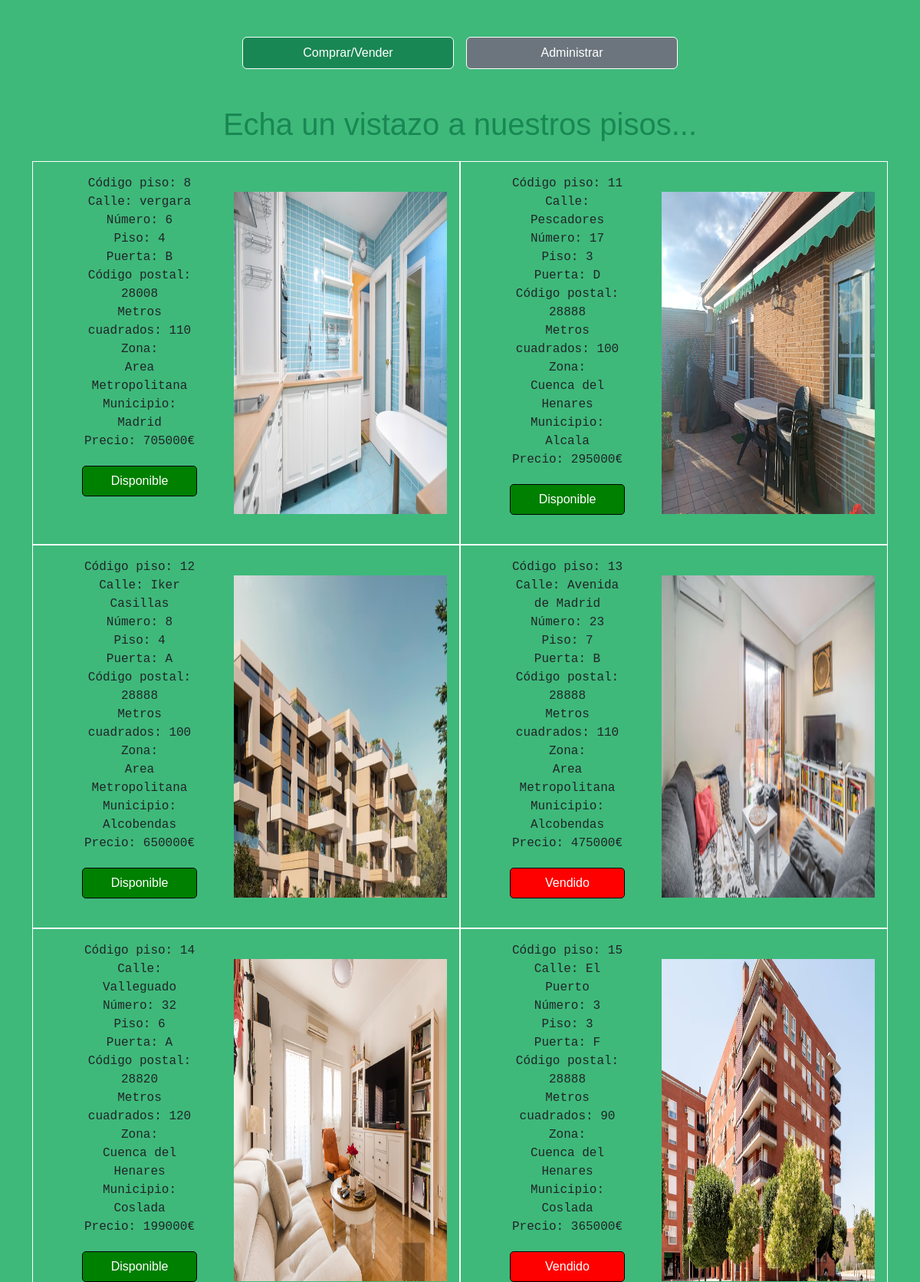
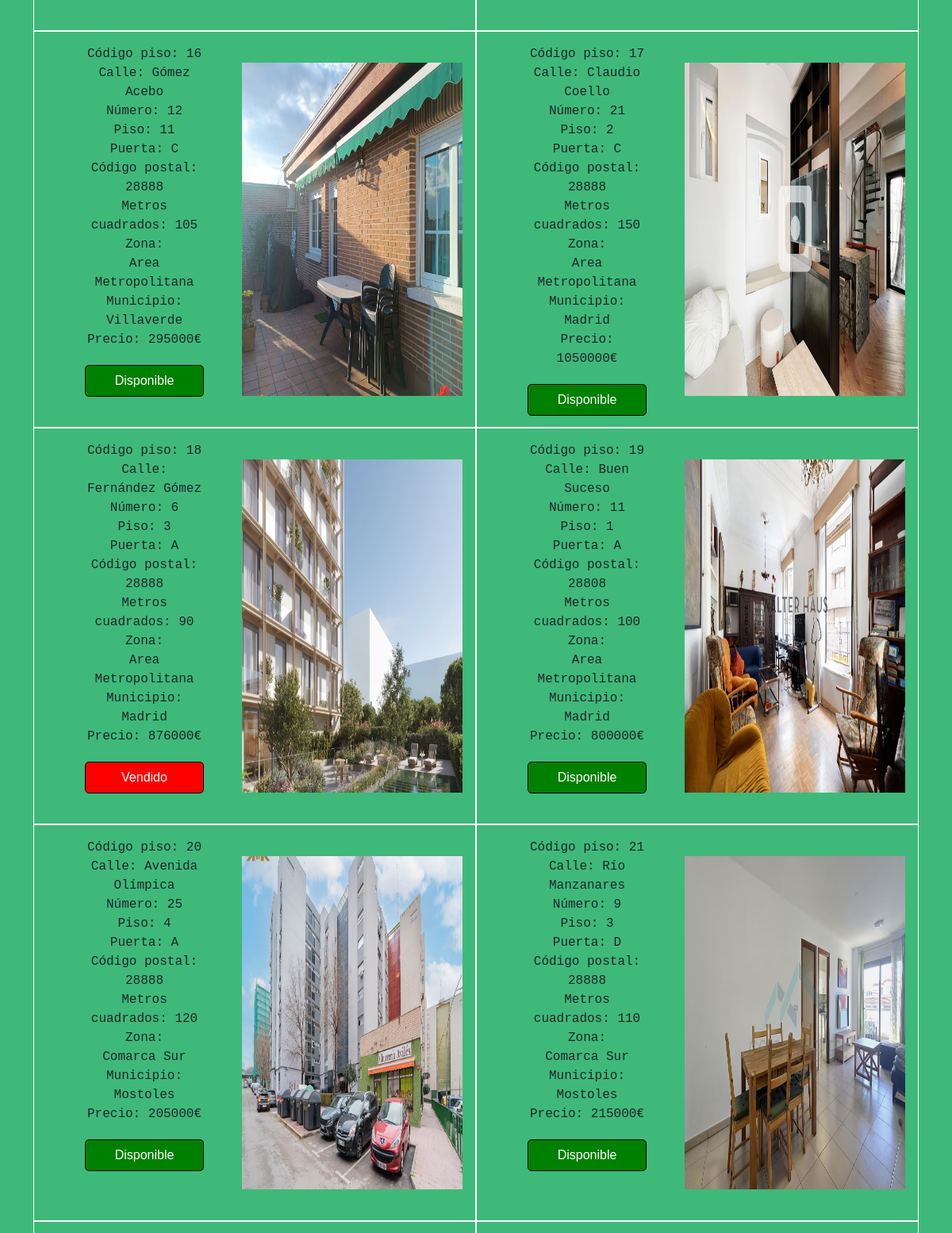
Page /Sanchez_Laura_Practica2_codigo/index.php (upper part) on the committed database (2 pictures, top to bottom).
### tables this page shows
CREATE TABLE `pisos` (
  `Codigo_piso` int(11) NOT NULL,
  `calle` varchar(40) NOT NULL,
  `numero` int(11) NOT NULL,
  `piso` int(11) NOT NULL,
  `puerta` varchar(5) NOT NULL,
  `cp` int(11) NOT NULL,
  `metros` int(11) NOT NULL,
  `zona` varchar(30) NOT NULL,
  `municipio` varchar(30) DEFAULT NULL,
  `precio` float NOT NULL,
  `imagen` varchar(100) NOT NULL,
  `usuario_id` int(5) DEFAULT NULL,
  `estado` varchar(10) NOT NULL DEFAULT 'Disponible'
);

### Sanchez_Laura_Practica2_codigo/comun.php (the view, shortened to what this page needs)
<!DOCTYPE html>
<html lang="en">
<head>
</head>
<body>
    <?php
    function mostrarDatosPiso($row){
        echo
        "Código piso: " . $row["Codigo_piso"]."<br>"."Calle: " . $row["calle"]."<br>". "  Número: "
        . $row["numero"]."<br>". " Piso: " . $row["piso"]."<br>".  "Puerta: " . $row["puerta"]."<br>"."Código postal: " . $row["cp"]."<br>"
        ."Metros cuadrados: " . $row["metros"]."<br>"."Zona: " ."<br>". $row["zona"]."<br>"."Municipio: " . $row["municipio"]."<br>"."Precio: " . $row["precio"]."€"."<br>";
    }
    function mostrarImagenPiso1($row){
        print("<div class='imagenPiso w-55 d-flex align-items-center'>");
        print("<img src='./img/$row[imagen]' width=100%; height=90%;>");
        print("</div>");
    }
?>
</body>
</html>

### Sanchez_Laura_Practica2_codigo/index.php (shortened to what this page needs)
<?php
require 'comun.php';
?>
<!DOCTYPE html>
<html lang="en">
<head>
    <link href="https://cdn.jsdelivr.net/npm/bootstrap@5.3.3/dist/css/bootstrap.min.css" rel="stylesheet">
<link rel="stylesheet" href="estilos.css">
</head>
<body>
<?php
$conexion = mysqli_connect('localhost', 'root','','inmobiliaria');
$sql = "SELECT * FROM pisos;";
$resultado=mysqli_query($conexion, $sql);
if (mysqli_num_rows($resultado) > 0) {
    print("<div class='comprarVender m-5 d-flex justify-content-center'>
    <button type='button' class='btn btn-success py-2 px-3 me-3 w-25 border border-white'><a class='text-white text-decoration-none' href='inicioRegistro.php'>Comprar/Vender</a></button>
    <button type='button' class='btn btn-secondary py-2 px-3 w-25 border border-white'><a class='text-white text-decoration-none' href='inicioRegistro.php'>Administrar</a></button>");
    print("</div>");
    print("<h1 class='text-center mb-4 text-success' id='indexH1'>Echa un vistazo a nuestros pisos... </h1>");
    print("<div class='container d-flex justify-content-center flex-row flex-wrap w-100 '>");
    while($row = mysqli_fetch_assoc($resultado)) {
        print("<div class='anuncio m-0 d-flex justify-content-center p-3 border border-white w-50'>");
            print("<div class='descripcionPiso  text-center font-monospace w-45 mx-5'>");
                mostrarDatosPiso($row);
                if($row['estado']=="Disponible"){
                    print("<div id='estadoPisoD'><p>Disponible</p></div>");
                }
                else{
                    print("<div id='estadoPisoV'><p>Vendido</p></div>");
                }
            print("</div>");
            mostrarImagenPiso1($row);
        print("</div>");
    }
    print("</div>");}
?>
</body>
</html>

### Sanchez_Laura_Practica2_codigo/estilos.css (style rules this page uses)
* { font-family: 'Franklin Gothic Medium', 'Arial Narrow', Arial, sans-serif; }
body { background-color: #3eb97a; }
#estadoPisoD { background-color: green; width: 150px; height: 40px; border:1px solid black; border-radius: 5px; text-align: center; margin:auto; margin-top:20px; padding:2px; }
#estadoPisoV { background-color:red; width: 150px; height: 40px; border:1px solid black; border-radius: 5px; text-align: center; margin:auto; margin-top:20px; padding:2px; }
#estadoPisoD p,#estadoPisoV p { color:white; margin:auto; margin-top:5px; }
.anuncio { height: 500px!important;; }

### rows in the picture
pisos: Codigo_piso "8", calle "vergara", numero "6", piso "4", puerta "B", cp "28008", metros "110", zona "Area Metropolitana", municipio "Madrid", precio "705000", estado "Disponible", imagen (picture)
pisos: Codigo_piso "11", calle "Pescadores", numero "17", piso "3", puerta "D", cp "28888", metros "100", zona "Cuenca del Henares", municipio "Alcala", precio "295000", estado "Disponible", imagen (picture)
pisos: Codigo_piso "12", calle "Iker Casillas", numero "8", piso "4", puerta "A", cp "28888", metros "100", zona "Area Metropolitana", municipio "Alcobendas", precio "650000", estado "Disponible", imagen (picture)
pisos: Codigo_piso "13", calle "Avenida de Madrid", numero "23", piso "7", puerta "B", cp "28888", metros "110", zona "Area Metropolitana", municipio "Alcobendas", precio "475000", estado "Vendido", imagen (picture)
pisos: Codigo_piso "14", calle "Valleguado", numero "32", piso "6", puerta "A", cp "28820", metros "120", zona "Cuenca del Henares", municipio "Coslada", precio "199000", estado "Disponible", imagen (picture)
pisos: Codigo_piso "15", calle "El Puerto", numero "3", piso "3", puerta "F", cp "28888", metros "90", zona "Cuenca del Henares", municipio "Coslada", precio "365000", estado "Vendido", imagen (picture)
pisos: Codigo_piso "16", calle "Gómez Acebo", numero "12", piso "11", puerta "C", cp "28888", metros "105", zona "Area Metropolitana", municipio "Villaverde", precio "295000", estado "Disponible", imagen (picture)
pisos: Codigo_piso "17", calle "Claudio Coello", numero "21", piso "2", puerta "C", cp "28888", metros "150", zona "Area Metropolitana", municipio "Madrid", precio "1050000", estado "Disponible", imagen (picture)
pisos: Codigo_piso "18", calle "Fernández Gómez", numero "6", piso "3", puerta "A", cp "28888", metros "90", zona "Area Metropolitana", municipio "Madrid", precio "876000", estado "Vendido", imagen (picture)
pisos: Codigo_piso "19", calle "Buen Suceso", numero "11", piso "1", puerta "A", cp "28808", metros "100", zona "Area Metropolitana", municipio "Madrid", precio "800000", estado "Disponible", imagen (picture)
pisos: Codigo_piso "20", calle "Avenida Olímpica", numero "25", piso "4", puerta "A", cp "28888", metros "120", zona "Comarca Sur", municipio "Mostoles", precio "205000", estado "Disponible", imagen (picture)
pisos: Codigo_piso "21", calle "Río Manzanares", numero "9", piso "3", puerta "D", cp "28888", metros "110", zona "Comarca Sur", municipio "Mostoles", precio "215000", estado "Disponible", imagen (picture)
